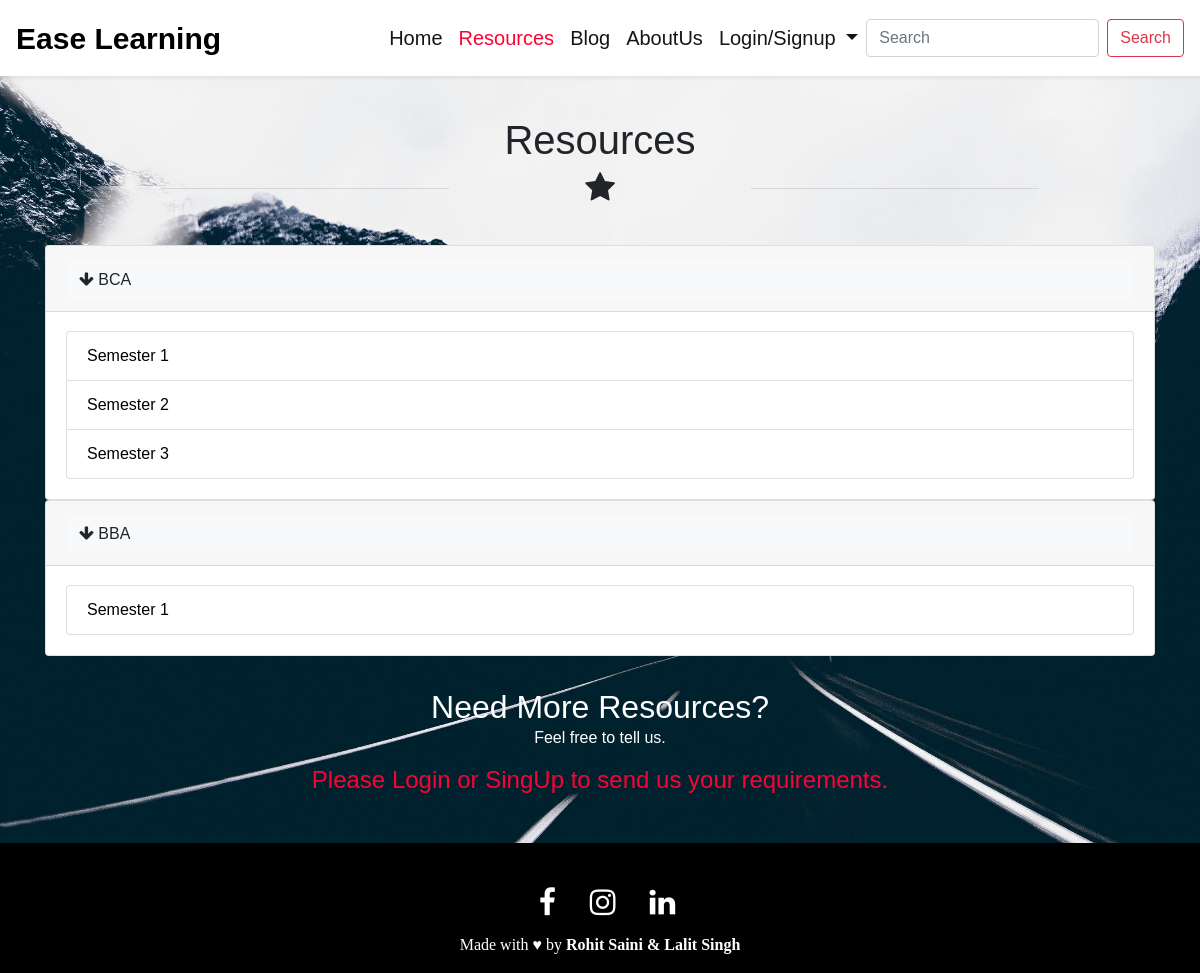
Page /resources on the committed database.
### mainapp/models.py (models this page shows, shortened)
class Courses(models.Model):
    id = models.AutoField(primary_key=True)
    name = models.CharField(max_length=50)

class Semesters(models.Model):
    id = models.AutoField(primary_key=True)
    semester = models.CharField(max_length=50)
    course = models.ForeignKey(Courses, on_delete=models.CASCADE)

### mainapp/views.py (the view)
# urls.py: path('resources', views.resources, name="Resources"),
def resources(request):
    cources = Courses.objects.all()
    semester = Semesters.objects.all()
    context = {
        "cources": cources,
        "semesters":semester,
    }
    return render(request, 'resources.html', context)

### mainapp/templates/resources.html (shortened to what this page needs)
{% extends 'base.html' %}
{% block active_res %} active {% endblock active_res %}
{% block body %}
<div class="container-fluid mb-2 p-4" id="resource_header">
    <div class="row mt-3">
        <div class="col-md-12 text-center">
            <h1 class="text-center">Resources</h1>
            <div class="d-flex justify-content-center mb-2">
                <hr class="w-25">
                <i class="fa fa-star" style="font-size: 2rem" aria-hidden="true"></i>
                <hr class="w-25">
            </div>
        </div>
    </div>
</div>
<div class="container mt-2">
<nav aria-label="breadcrumb">
  <ol class="breadcrumb">
    <li class="breadcrumb-item">Resources</li>
  </ol>
</nav>
  {% for course in cources %}
  <div class="accordion" id="accordion{{ course.id }}">
    <div class="card">
      <div class="card-header" id="heading{{ course.id }}">
        <h2 class="mb-0">
          <button class="btn btn-light text-left" type="button" data-toggle="collapse" data-target="#collapse{{ course.id }}" aria-expanded="true" aria-controls="collapse{{ course.id }}" style="width: 100%;">
            <i class="fa fa-arrow-down" id="icon"></i> {{ course.name }}
          </button>
        </h2>
      </div>
      <div id="collapse{{ course.id }}" class="collapse show" aria-labelledby="heading{{ course.id }}" data-parent="#accordion{{ course.id }}">
        <div class="card-body">
          <ul class="list-group">
            {% for sem in semesters %}
            {% if sem.course.name == course.name %}
            <li class="list-group-item"><a href="subjects/{{ sem.id }}">{{ sem.semester }}</a></li>
            {% endif %}
            {% endfor %}
          </ul>
        </div>
      </div>
    </div>
  </div>
    {% endfor %}
</div>
<section class="page-section" id="requirements" style="margin-top: 2rem">
    <div class="text-center">
        <h2 class="page-section-heading d-inline-block mb-0 text-white">Need More Resources?</h2><br>
        <p class="d-inline-block text-white">Feel free to tell us.</p>
    </div>
    <div class="align-items-center">
        <div class="container justify-content-center">
        {% if  user.is_authenticated %}
        <form id="req_form" name="req_form" action="add_requirements" method="GET">
            <input type="text" id="name" name='name' class="form-control my-2" placeholder="Your name" required width="10">
            <input type="text" id="email" name='email' placeholder="Your email id" class="form-control my-2" required>
            <textarea type="text" id="req" name='req' rows="2" class="form-control md-textarea" placeholder="Your requirements." required></textarea>
            <br>
            <button class="btn btn-danger mb-4">Submit</button>
        </form>
        {% else %}
        <h4 class="text-center mb-5" style="color: #ff0035">Please Login or SingUp to send us your requirements.</h4>
        {% endif %}
        </div>
    </div>
</section>
{% endblock body %}

### mainapp/static/assets/css/style.css (style rules this page uses)
:root { --primary-color: #FF0035; --secondary-color: #D6EFFF; --text-color : rgb(24, 20, 20); --bg-color : #FFF; }
* { list-style: none; text-decoration: none; font-family: 'Archivo Black', sans-serif; }
nav { position: fixed; }

### mainapp/templates/resources.html (style rules this page uses)
body { background: url("../static/assets/img/bg5.jpg"); background-attachment: fixed; background-size: cover; }
.list-group-item a { text-decoration: none; color: #000; }

### rows in the picture
Courses: {{ course.id }} 1 (drawn), name "BCA"
Semesters: semester "Semester 1"
Semesters: semester "Semester 2"
Semesters: semester "Semester 3"
Courses: name "BBA"
Semesters: semester "Semester 1"
